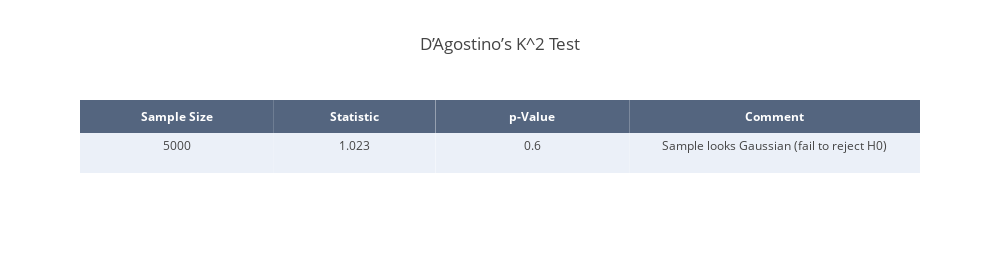

The cell this chart's notebook holds for it:
### Markdown cell above
### D’Agostino’s K^2 Test

### Code cell
# Normality test
test = "D’Agostino’s K^2 Test"
stat, p = normaltest(samples_r_s)

# Round results
stat = round(stat, 3)
p = round(p, 3)

# Interpre results
alpha = 0.05
if p > alpha:
    msg = 'Sample looks Gaussian (fail to reject H0)'
else:
    msg = "Sample does not look Gaussian (reject H0)"

# Create table
result_mat = [len(samples_r_s), stat, p, msg]

trace = go.Table(
    header=dict(values=['<b>Sample Size</b>', '<b>Statistic</b>', '<b>p-Value</b>', '<b>Comment</b>'],
                line = dict(width=0),
                fill = dict(color='rgba(42,63,95,0.8)'),
                align = 'center',
                font = dict(
                    color = '#ffffff',
                    size = 12
                )),
    cells=dict(values=np.array(result_mat).T,
               line = dict(width=0),
               fill = dict(color=[['#EBF0F8', '#ffffff', '#EBF0F8', '#ffffff']]),
               align = 'center',
               height = 40),
    columnwidth=[0.3, 0.25, 0.3, 0.45])
       
data = [trace]

layout = dict(title=test, height=260, width=1000)

norm_table = dict(data=data, layout=layout)

# Plot table
py.offline.iplot(norm_table)

### Figure 1 — Plotly figure (JSON) as saved in the notebook; plotly's stock layout.template omitted (floating-point values rounded to 4 significant figures)
{"data": [{"cells": {"align": "center", "fill": {"color": [["#EBF0F8", "#ffffff", "#EBF0F8", "#ffffff"]]}, "height": 40, "line": {"width": 0}, "values": ["5000", "1.023", "0.6", "Sample looks Gaussian (fail to reject H0)"]}, "columnwidth": [0.3, 0.25, 0.3, 0.45], "header": {"align": "center", "fill": {"color": "rgba(42,63,95,0.8)"}, "font": {"color": "#ffffff", "size": 12}, "line": {"width": 0}, "values": ["<b>Sample Size</b>", "<b>Statistic</b>", "<b>p-Value</b>", "<b>Comment</b>"]}, "type": "table", "uid": "d088f5ec-1cdb-459f-b32b-4e5b57adaa1e"}], "layout": {"height": 260, "title": {"text": "D’Agostino’s K^2 Test"}, "width": 1000}}
